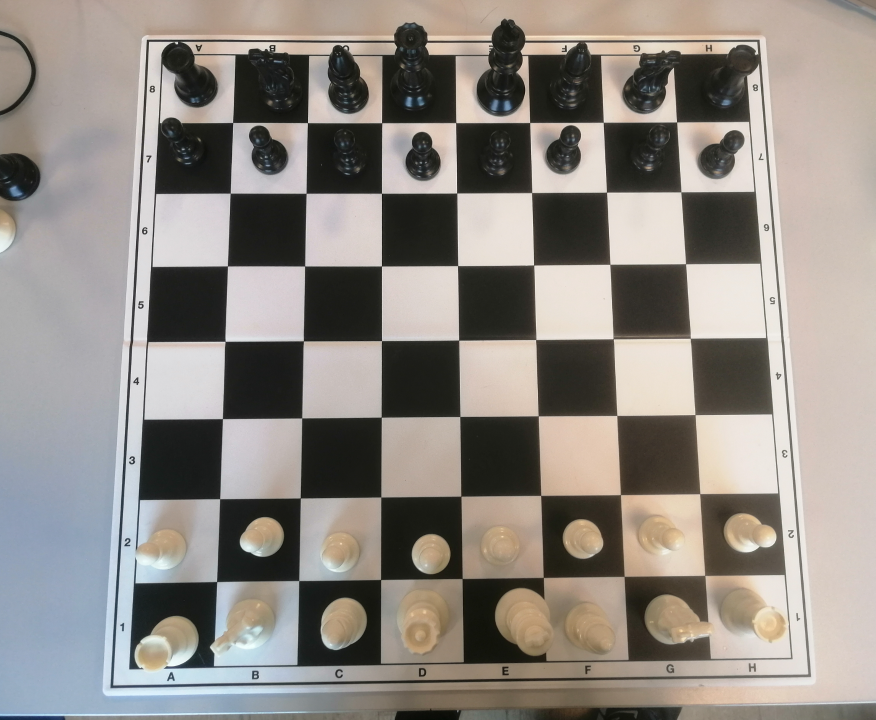
#> input picture board1.png, 1751 x 1440 px (shown at 1/2 size)
$ python main.py
#> lines starting #> are read from the running program, lines starting #| are printed output that depends on the picture; after the words box and inside, x2 and y2 are one past the last pixel; in counts of white or black regions, pixels touching at a corner belong together
import cv2
import numpy as np

# Indlæser billedet
image = cv2.imread('board1.png')
#> image is the input picture: shape (1440, 1751, 3); mean B, G, R 131.4, 137.5, 143.4

#Gøre billedet mindre
image = cv2.resize(image, (0,0), fx=0.25, fy=0.25)
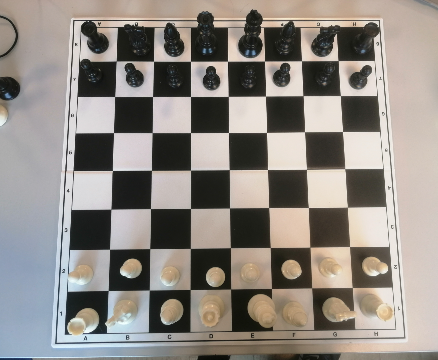
#> image: shape (360, 438, 3); mean B, G, R 131.5, 137.6, 143.5

gray = cv2.cvtColor(image, cv2.COLOR_BGR2GRAY)
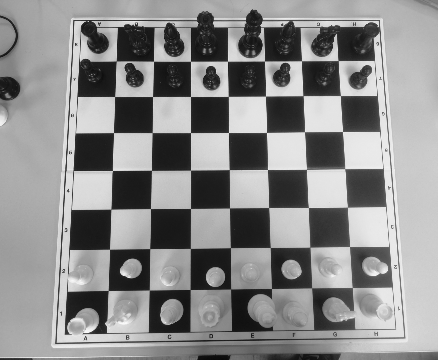
#> gray: shape (360, 438); min 9, max 250, mean 138.7

threshold, threshold_image = cv2.threshold(gray, 128, 255, cv2.THRESH_BINARY_INV)
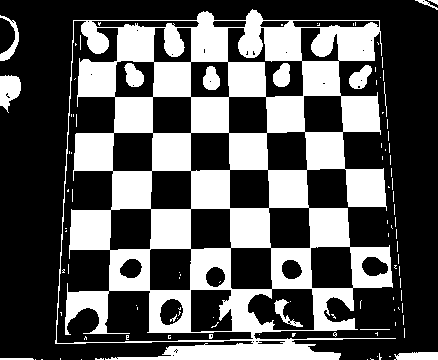
#> threshold_image: shape (360, 438); 34.9% white; 105 white regions (90 under 20 px)

contours, _ = cv2.findContours(threshold_image, cv2.RETR_EXTERNAL, cv2.CHAIN_APPROX_SIMPLE)
#> contours = 63 contours, 56 with area under 20; largest, box (x1, y1, x2, y2) and area: (55, 9, 396, 360) 95682, (0, 75, 21, 113) 495, (349, 65, 372, 89) 310, (394, 352, 438, 360) 265, (0, 15, 19, 61) 226, (415, 0, 438, 10) 39, (0, 358, 34, 360) 32

#FInder den største kant
biggest_contour = max(contours, key=cv2.contourArea)
#> biggest_contour = contour of 342 points, box (x1, y1, x2, y2) (55, 9, 396, 360), area 95682

#Tegner den
cv2.drawContours(image, [biggest_contour], 0, (0, 255, 0), 3)
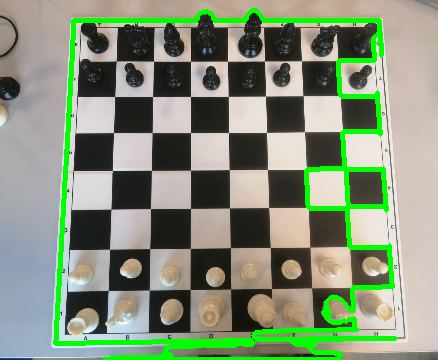
#> image: shape (360, 438, 3); 7.06% of pixels changed, all inside (x1, y1, x2, y2) = (53, 7, 398, 360)


#Finder alle de sorte pixels i billedet. Det må være de sorte felter
black_pixels = np.where(threshold_image == 255)
#> black_pixels = 55021 positions, rows 0 to 359, columns 0 to 437

#Finder alle x og y koordinaterne for de sorte pixels
contour_coords = biggest_contour[:, 0, :]
#> contour_coords = 342 pairs, first value 55 to 395, second value 9 to 359
contour_x_coords = contour_coords[:, 0]
#> contour_x_coords = 342 values, max 395 at index 153, min 55 at index 65, mean 266.9
contour_y_coords = contour_coords[:, 1]
#> contour_y_coords = 342 values, max 359 at index 118, min 9 at index 0, mean 229.8


#FInd min and max x and y coords
min_x = np.min(contour_x_coords)
#> min_x = 55
max_x = np.max(contour_x_coords)
#> max_x = 395
min_y = np.min(contour_y_coords)
#> min_y = 9
max_y = np.max(contour_y_coords)
#> max_y = 359


# Loop through all black pixels and get the coords
for i in range(len(black_pixels[0])):
    x = black_pixels[1][i]
    y = black_pixels[0][i]

    #If the pixel is not in the contour, remove it
    if x < min_x or x > max_x or y < min_y or y > max_y:
        black_pixels[0][i] = -1
        black_pixels[1][i] = -1
#> this loop made 55021 passes
#> (x, y) on passes 1 to 3: (415, 0), (416, 0), (417, 0)


#Laver de sorte pixels til røde
image[black_pixels] = (0, 0, 255)
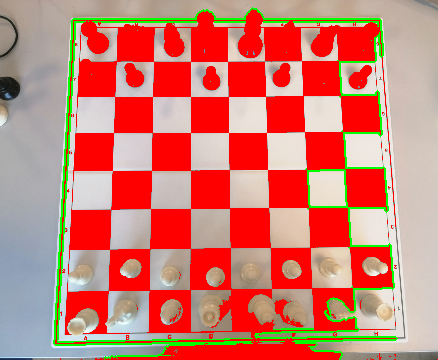
#> image: shape (360, 438, 3); mean B, G, R 110.6, 124.1, 206.3


#Finder alle felterne. De skal laves om til individuelle billeder. (Ikke færdigt)
for x in range(8):
    for y in range(8):
        pass

cv2.imshow('image', image)
cv2.waitKey(0)


cv2.destroyAllWindows()

$ run again, with 00000040.png copied over board1.png
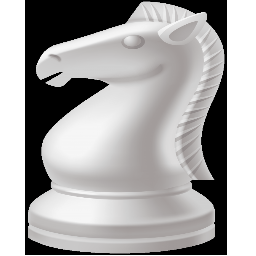
#> input picture 00000040.png, 256 x 256 px
#> image is the input picture: shape (256, 256, 3); mean B, G, R 166.1, 166.3, 167.5
#> `threshold, threshold_image = cv2.threshold(gray, 128, 255, cv2.THRESH_..`:
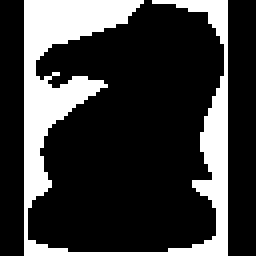
#> threshold_image: shape (64, 64) (shown 4 times larger); 23.1% white; 1 white region
#> contours = 1 contour; box (x1, y1, x2, y2) and area: (6, 0, 57, 64) 724
#> biggest_contour = contour of 116 points, box (x1, y1, x2, y2) (6, 0, 57, 64), area 724
#> black_pixels = 947 positions, rows 0 to 63, columns 6 to 56
#> contour_coords = 116 pairs, first value 6 to 56, second value 0 to 63
#> contour_x_coords = 116 values, max 56 at index 2, min 6 at index 0, mean 30.66
#> contour_y_coords = 116 values, max 63 at index 1, min 0 at index 0, mean 29.91
#> min_x = 6
#> max_x = 56
#> min_y = 0
#> max_y = 63
#> the loop `for i in range(len(black_pixels[0])):` made 947 passes
#> (x, y) on passes 1 to 3: (6, 0), (7, 0), (8, 0)
#> `image[black_pixels] = (0, 0, 255)`:
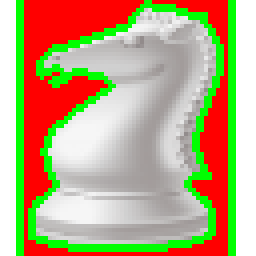
#> image: shape (64, 64, 3) (shown 4 times larger); mean B, G, R 125.8, 168.7, 186
